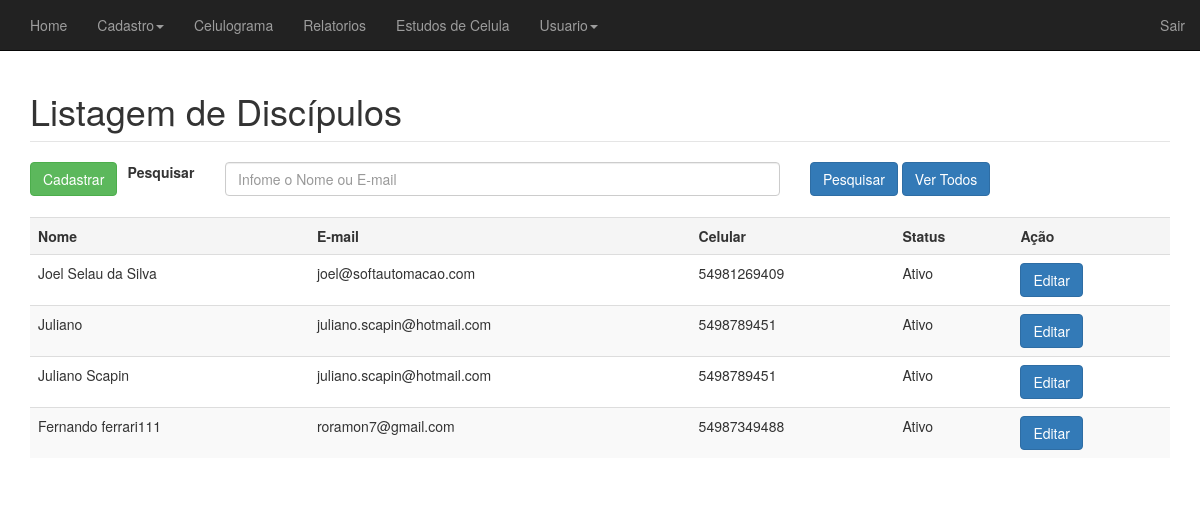
Page /conteudo/lista_membro.php (signed in) on the committed database.
### tables this page shows
CREATE TABLE `cadmembro` (
  `nome` varchar(250) NOT NULL,
  `rg` varchar(50) NOT NULL,
  `cpf` varchar(50) NOT NULL,
  `data` date NOT NULL,
  `endereco` varchar(20) NOT NULL,
  `numero` int(11) NOT NULL,
  `complemento` varchar(250) NOT NULL,
  `bairro` varchar(100) NOT NULL,
  `cep` varchar(50) NOT NULL,
  `telefone` varchar(50) NOT NULL,
  `celular` varchar(20) NOT NULL,
  `estadocivil` varchar(20) NOT NULL,
  `naturalidade` varchar(100) NOT NULL,
  `grauinstrucao` varchar(100) NOT NULL,
  `profissao` varchar(100) NOT NULL,
  `email` varchar(100) NOT NULL,
  `idmacro` int(20) NOT NULL,
  `grupo` varchar(50) NOT NULL,
  `status` varchar(50) NOT NULL,
  `idmembro` int(11) NOT NULL,
  `lider` int(11) DEFAULT NULL
);

### conteudo/lista_membro.php (the view, shortened to what this page needs)
<?php
$termo = (isset($_GET['termo'])) ? $_GET['termo'] : '';
if (empty($termo)):
	$conexao = conexao::getInstance();
	$sql = 'SELECT idmembro, nome, email, celular, status FROM cadmembro';
	$stm = $conexao->prepare($sql);
	$stm->execute();
	$discipulos = $stm->fetchAll(PDO::FETCH_OBJ);
endif;
?>
<!DOCTYPE html>
<html>
<head>
	<link href="../css/bootstrap.css" rel="stylesheet">
    <link href="../css/sistema.css" rel="stylesheet">
</head>
<body>
	<?php require_once('../templates/header.php') ?>
	<div class='container'>
		<fieldset>
			<legend><h1>Listagem de Discípulos</h1></legend>
			<div class="row">
				<form action="" method="get" id='form-contato' class="form-horizontal">
					<div class="col-lg-1 col-md-2 col-sm-2">
						<a href='cadastro_discipulo.php' class="btn btn-success">Cadastrar</a>
					</div>
					<label class="col-lg-1 col-md-1 col-sm-1 ccontrol-label" for="termo">Pesquisar</label>
					<div class='col-lg-6 col-md-5 col-sm-5'>
						<input type="text" class="form-control" id="termo" name="termo" placeholder="Infome o Nome ou E-mail">
					</div>
					<div class="col-lg-4 col-md-4 col-sm-4">
						<button type="submit" class="btn btn-primary">Pesquisar</button>
						<a href='lista_membro.php' class="btn btn-primary">Ver Todos</a>
					</div>
				</form>
			</div>
			<?php if(!empty($discipulos)):?>
				<div class="row  m-t-lg">
					<div class="col-md-12">
						<table class="table table-striped">
							<tr class='active'>
								<th>Nome</th>
								<th>E-mail</th>
								<th>Celular</th>
								<th>Status</th>
								<th>Ação</th>
							</tr>
							<?php foreach($discipulos as $discipulo):?>
								<tr>
									<td><?=$discipulo->nome?></td>
									<td><?=$discipulo->email?></td>
									<td><?=$discipulo->celular?></td>
									<td><?=$discipulo->status?></td>
									<td>
										<a href='editar_discipulo.php?id=<?=$discipulo->idmembro?>' class="btn btn-primary">Editar</a>
									</td>
								</tr>
							<?php endforeach;?>
						</table>
					</div>
				</div>
			<?php else: ?>
				<h3 class="text-center text-primary">Não existem Discipulos cadastrados!</h3>
			<?php endif; ?>
		</fieldset>
	</div>
</body>
</html>

### css/sistema.css (style rules this page uses)
@media (min-width: 1200px) { .m-t-lg { margin-top: 1.5em; } }

### rows in the picture
cadmembro: nome "Joel Selau da Silva", email "joel@softautomacao.com", celular "54981269409", status "Ativo"
cadmembro: nome "Juliano", email "juliano.scapin@hotmail.com", celular "5498789451", status "Ativo"
cadmembro: nome "Juliano Scapin", email "juliano.scapin@hotmail.com", celular "5498789451", status "Ativo"
cadmembro: nome "Fernando ferrari111", email "roramon7@gmail.com", celular "54987349488", status "Ativo"
